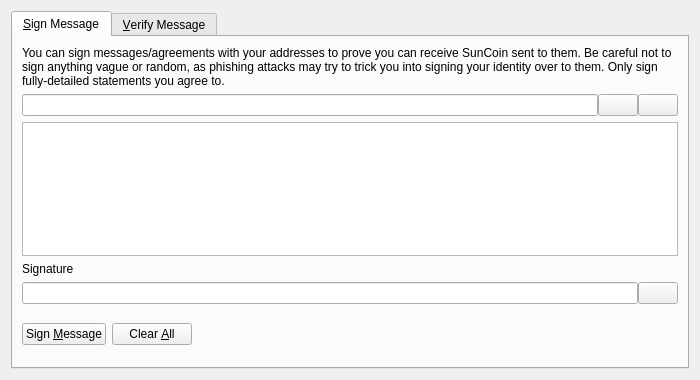
<?xml version="1.0" encoding="UTF-8"?>
<ui version="4.0">
 <class>SignVerifyMessageDialog</class>
 <widget class="QDialog" name="SignVerifyMessageDialog">
  <property name="geometry">
   <rect>
    <x>0</x>
    <y>0</y>
    <width>700</width>
    <height>380</height>
   </rect>
  </property>
  <property name="windowTitle">
   <string>Signatures - Sign / Verify a Message</string>
  </property>
  <property name="modal">
   <bool>true</bool>
  </property>
  <layout class="QVBoxLayout" name="verticalLayout">
   <item>
    <widget class="QTabWidget" name="tabWidget">
     <property name="currentIndex">
      <number>0</number>
     </property>
     <widget class="QWidget" name="tabSignMessage">
      <attribute name="title">
       <string>&amp;Sign Message</string>
      </attribute>
      <layout class="QVBoxLayout" name="verticalLayout_SM">
       <item>
        <widget class="QLabel" name="infoLabel_SM">
         <property name="text">
          <string>You can sign messages/agreements with your addresses to prove you can receive SunCoin sent to them. Be careful not to sign anything vague or random, as phishing attacks may try to trick you into signing your identity over to them. Only sign fully-detailed statements you agree to.</string>
         </property>
         <property name="textFormat">
          <enum>Qt::PlainText</enum>
         </property>
         <property name="wordWrap">
          <bool>true</bool>
         </property>
        </widget>
       </item>
       <item>
        <layout class="QHBoxLayout" name="horizontalLayout_1_SM">
         <property name="spacing">
          <number>0</number>
         </property>
         <item>
          <widget class="QValidatedLineEdit" name="addressIn_SM">
           <property name="toolTip">
            <string>The SunCoin address to sign the message with</string>
           </property>
          </widget>
         </item>
         <item>
          <widget class="QPushButton" name="addressBookButton_SM">
           <property name="toolTip">
            <string>Choose previously used address</string>
           </property>
           <property name="text">
            <string/>
           </property>
           <property name="shortcut">
            <string>Alt+A</string>
           </property>
           <property name="autoDefault">
            <bool>false</bool>
           </property>
          </widget>
         </item>
         <item>
          <widget class="QPushButton" name="pasteButton_SM">
           <property name="toolTip">
            <string>Paste address from clipboard</string>
           </property>
           <property name="text">
            <string/>
           </property>
           <property name="shortcut">
            <string>Alt+P</string>
           </property>
           <property name="autoDefault">
            <bool>false</bool>
           </property>
          </widget>
         </item>
        </layout>
       </item>
       <item>
        <widget class="QPlainTextEdit" name="messageIn_SM">
         <property name="toolTip">
          <string>Enter the message you want to sign here</string>
         </property>
        </widget>
       </item>
       <item>
        <widget class="QLabel" name="signatureLabel_SM">
         <property name="text">
          <string>Signature</string>
         </property>
         <property name="textFormat">
          <enum>Qt::PlainText</enum>
         </property>
        </widget>
       </item>
       <item>
        <layout class="QHBoxLayout" name="horizontalLayout_2_SM">
         <property name="spacing">
          <number>0</number>
         </property>
         <item>
          <widget class="QLineEdit" name="signatureOut_SM">
           <property name="font">
            <font>
             <italic>true</italic>
            </font>
           </property>
           <property name="readOnly">
            <bool>true</bool>
           </property>
          </widget>
         </item>
         <item>
          <widget class="QPushButton" name="copySignatureButton_SM">
           <property name="toolTip">
            <string>Copy the current signature to the system clipboard</string>
           </property>
           <property name="text">
            <string/>
           </property>
           <property name="autoDefault">
            <bool>false</bool>
           </property>
          </widget>
         </item>
        </layout>
       </item>
       <item>
        <layout class="QHBoxLayout" name="horizontalLayout_3_SM">
         <item>
          <widget class="QPushButton" name="signMessageButton_SM">
           <property name="toolTip">
            <string>Sign the message to prove you own this SunCoin address</string>
           </property>
           <property name="text">
            <string>Sign &amp;Message</string>
           </property>
           <property name="autoDefault">
            <bool>false</bool>
           </property>
          </widget>
         </item>
         <item>
          <widget class="QPushButton" name="clearButton_SM">
           <property name="toolTip">
            <string>Reset all sign message fields</string>
           </property>
           <property name="text">
            <string>Clear &amp;All</string>
           </property>
           <property name="autoDefault">
            <bool>false</bool>
           </property>
          </widget>
         </item>
         <item>
          <spacer name="horizontalSpacer_1_SM">
           <property name="orientation">
            <enum>Qt::Horizontal</enum>
           </property>
           <property name="sizeHint" stdset="0">
            <size>
             <width>40</width>
             <height>48</height>
            </size>
           </property>
          </spacer>
         </item>
         <item>
          <widget class="QLabel" name="statusLabel_SM">
           <property name="font">
            <font>
             <weight>75</weight>
             <bold>true</bold>
            </font>
           </property>
           <property name="text">
            <string/>
           </property>
           <property name="wordWrap">
            <bool>true</bool>
           </property>
          </widget>
         </item>
         <item>
          <spacer name="horizontalSpacer_2_SM">
           <property name="orientation">
            <enum>Qt::Horizontal</enum>
           </property>
           <property name="sizeHint" stdset="0">
            <size>
             <width>40</width>
             <height>48</height>
            </size>
           </property>
          </spacer>
         </item>
        </layout>
       </item>
      </layout>
     </widget>
     <widget class="QWidget" name="tabVerifyMessage">
      <attribute name="title">
       <string>&amp;Verify Message</string>
      </attribute>
      <layout class="QVBoxLayout" name="verticalLayout_VM">
       <item>
        <widget class="QLabel" name="infoLabel_VM">
         <property name="text">
          <string>Enter the receiver's address, message (ensure you copy line breaks, spaces, tabs, etc. exactly) and signature below to verify the message. Be careful not to read more into the signature than what is in the signed message itself, to avoid being tricked by a man-in-the-middle attack. Note that this only proves the signing party receives with the address, it cannot prove sendership of any transaction!</string>
         </property>
         <property name="textFormat">
          <enum>Qt::PlainText</enum>
         </property>
         <property name="alignment">
          <set>Qt::AlignLeading|Qt::AlignLeft|Qt::AlignTop</set>
         </property>
         <property name="wordWrap">
          <bool>true</bool>
         </property>
        </widget>
       </item>
       <item>
        <layout class="QHBoxLayout" name="horizontalLayout_1_VM">
         <property name="spacing">
          <number>0</number>
         </property>
         <item>
          <widget class="QValidatedLineEdit" name="addressIn_VM">
           <property name="toolTip">
            <string>The SunCoin address the message was signed with</string>
           </property>
          </widget>
         </item>
         <item>
          <widget class="QPushButton" name="addressBookButton_VM">
           <property name="toolTip">
            <string>Choose previously used address</string>
           </property>
           <property name="text">
            <string/>
           </property>
           <property name="shortcut">
            <string>Alt+A</string>
           </property>
           <property name="autoDefault">
            <bool>false</bool>
           </property>
          </widget>
         </item>
        </layout>
       </item>
       <item>
        <widget class="QPlainTextEdit" name="messageIn_VM"/>
       </item>
       <item>
        <widget class="QValidatedLineEdit" name="signatureIn_VM"/>
       </item>
       <item>
        <layout class="QHBoxLayout" name="horizontalLayout_2_VM">
         <item>
          <widget class="QPushButton" name="verifyMessageButton_VM">
           <property name="toolTip">
            <string>Verify the message to ensure it was signed with the specified SunCoin address</string>
           </property>
           <property name="text">
            <string>Verify &amp;Message</string>
           </property>
           <property name="autoDefault">
            <bool>false</bool>
           </property>
          </widget>
         </item>
         <item>
          <widget class="QPushButton" name="clearButton_VM">
           <property name="toolTip">
            <string>Reset all verify message fields</string>
           </property>
           <property name="text">
            <string>Clear &amp;All</string>
           </property>
           <property name="autoDefault">
            <bool>false</bool>
           </property>
          </widget>
         </item>
         <item>
          <spacer name="horizontalSpacer_1_VM">
           <property name="orientation">
            <enum>Qt::Horizontal</enum>
           </property>
           <property name="sizeHint" stdset="0">
            <size>
             <width>40</width>
             <height>48</height>
            </size>
           </property>
          </spacer>
         </item>
         <item>
          <widget class="QLabel" name="statusLabel_VM">
           <property name="font">
            <font>
             <weight>75</weight>
             <bold>true</bold>
            </font>
           </property>
           <property name="text">
            <string/>
           </property>
           <property name="wordWrap">
            <bool>true</bool>
           </property>
          </widget>
         </item>
         <item>
          <spacer name="horizontalSpacer_2_VM">
           <property name="orientation">
            <enum>Qt::Horizontal</enum>
           </property>
           <property name="sizeHint" stdset="0">
            <size>
             <width>40</width>
             <height>48</height>
            </size>
           </property>
          </spacer>
         </item>
        </layout>
       </item>
      </layout>
     </widget>
    </widget>
   </item>
  </layout>
 </widget>
 <customwidgets>
  <customwidget>
   <class>QValidatedLineEdit</class>
   <extends>QLineEdit</extends>
   <header>qvalidatedlineedit.h</header>
  </customwidget>
 </customwidgets>
 <resources>
  <include location="../suncoin.qrc"/>
 </resources>
 <connections/>
</ui>
